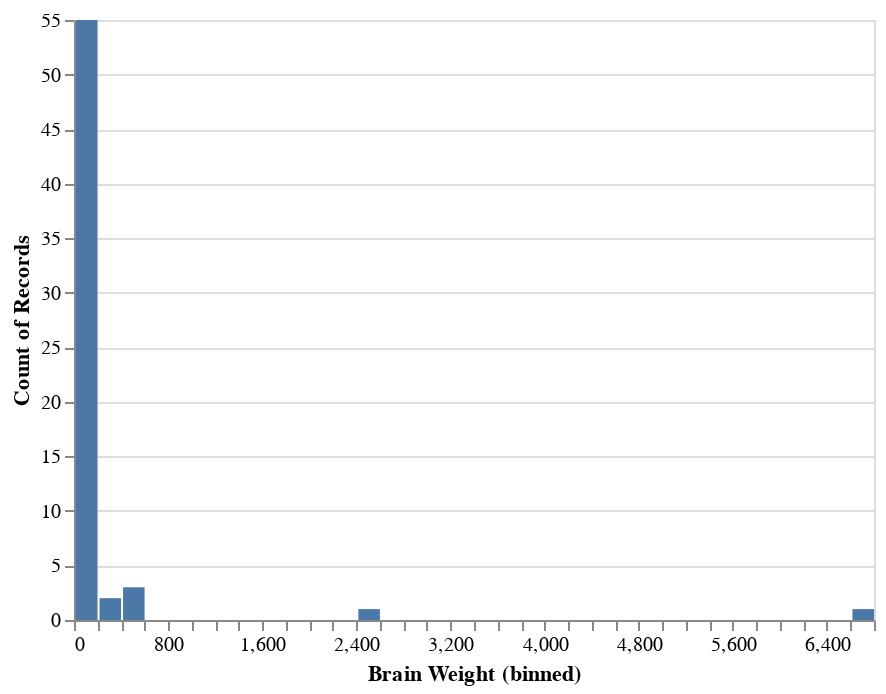

Notebook code for this chart:
### Code cell
alt.Chart(brain).mark_bar().encode(
    x=alt.X('Brain Weight', bin=alt.Bin(maxbins=50)),
    y= 'count()'
)

### Figure 1 — Vega-Lite specification as saved in the notebook (floating-point values rounded to 4 significant figures)
{"config": {"view": {"continuousWidth": 400, "continuousHeight": 300}}, "data": {"name": "data-c3f1d169386444fd3f2894e6f80b96b0"}, "mark": "bar", "encoding": {"x": {"type": "quantitative", "bin": {"maxbins": 50}, "field": "Brain Weight"}, "y": {"type": "quantitative", "aggregate": "count"}}, "$schema": "https://vega.github.io/schema/vega-lite/v4.8.1.json", "datasets": {"data-c3f1d169386444fd3f2894e6f80b96b0": [{"Index": 1, "Brain Weight": 3.385, "Body Weight": 44.5}, {"Index": 2, "Brain Weight": 0.48, "Body Weight": 15.5}, {"Index": 3, "Brain Weight": 1.35, "Body Weight": 8.1}, {"Index": 4, "Brain Weight": 465.0, "Body Weight": 423.0}, {"Index": 5, "Brain Weight": 36.33, "Body Weight": 119.5}, {"Index": 6, "Brain Weight": 27.66, "Body Weight": 115.0}, {"Index": 7, "Brain Weight": 14.83, "Body Weight": 98.2}, {"Index": 8, "Brain Weight": 1.04, "Body Weight": 5.5}, {"Index": 9, "Brain Weight": 4.19, "Body Weight": 58.0}, {"Index": 10, "Brain Weight": 0.425, "Body Weight": 6.4}, {"Index": 11, "Brain Weight": 0.101, "Body Weight": 4.0}, {"Index": 12, "Brain Weight": 0.92, "Body Weight": 5.7}, {"Index": 13, "Brain Weight": 1.0, "Body Weight": 6.6}, {"Index": 14, "Brain Weight": 0.005, "Body Weight": 0.14}, {"Index": 15, "Brain Weight": 0.06, "Body Weight": 1.0}, {"Index": 16, "Brain Weight": 3.5, "Body Weight": 10.8}, {"Index": 17, "Brain Weight": 2.0, "Body Weight": 12.3}, {"Index": 18, "Brain Weight": 1.7, "Body Weight": 6.3}, {"Index": 19, "Brain Weight": 2547.0, "Body Weight": 4603.0}, {"Index": 20, "Brain Weight": 0.023, "Body Weight": 0.3}, {"Index": 21, "Brain Weight": 187.1, "Body Weight": 419.0}, {"Index": 22, "Brain Weight": 521.0, "Body Weight": 655.0}, {"Index": 23, "Brain Weight": 0.785, "Body Weight": 3.5}, {"Index": 24, "Brain Weight": 10.0, "Body Weight": 115.0}, {"Index": 25, "Brain Weight": 3.3, "Body Weight": 25.6}, {"Index": 26, "Brain Weight": 0.2, "Body Weight": 5.0}, {"Index": 27, "Brain Weight": 1.41, "Body Weight": 17.5}, {"Index": 28, "Brain Weight": 529.0, "Body Weight": 680.0}, {"Index": 29, "Brain Weight": 207.0, "Body Weight": 406.0}, {"Index": 30, "Brain Weight": 85.0, "Body Weight": 325.0}, {"Index": 31, "Brain Weight": 0.75, "Body Weight": 12.3}, {"Index": 32, "Brain Weight": 62.0, "Body Weight": 1320.0}, {"Index": 33, "Brain Weight": 6654.0, "Body Weight": 5712.0}, {"Index": 34, "Brain Weight": 3.5, "Body Weight": 3.9}, {"Index": 35, "Brain Weight": 6.8, "Body Weight": 179.0}, {"Index": 36, "Brain Weight": 35.0, "Body Weight": 56.0}, {"Index": 37, "Brain Weight": 4.05, "Body Weight": 17.0}, {"Index": 38, "Brain Weight": 0.12, "Body Weight": 1.0}, {"Index": 39, "Brain Weight": 0.023, "Body Weight": 0.4}, {"Index": 40, "Brain Weight": 0.01, "Body Weight": 0.25}, {"Index": 41, "Brain Weight": 1.4, "Body Weight": 12.5}, {"Index": 42, "Brain Weight": 250.0, "Body Weight": 490.0}, {"Index": 43, "Brain Weight": 2.5, "Body Weight": 12.1}, {"Index": 44, "Brain Weight": 55.5, "Body Weight": 175.0}, {"Index": 45, "Brain Weight": 100.0, "Body Weight": 157.0}, {"Index": 46, "Brain Weight": 52.16, "Body Weight": 440.0}, {"Index": 47, "Brain Weight": 10.55, "Body Weight": 179.5}, {"Index": 48, "Brain Weight": 0.55, "Body Weight": 2.4}, {"Index": 49, "Brain Weight": 60.0, "Body Weight": 81.0}, {"Index": 50, "Brain Weight": 3.6, "Body Weight": 21.0}, {"Index": 51, "Brain Weight": 4.288, "Body Weight": 39.2}, {"Index": 52, "Brain Weight": 0.28, "Body Weight": 1.9}, {"Index": 53, "Brain Weight": 0.075, "Body Weight": 1.2}, {"Index": 54, "Brain Weight": 0.122, "Body Weight": 3.0}, {"Index": 55, "Brain Weight": 0.048, "Body Weight": 0.33}, {"Index": 56, "Brain Weight": 192.0, "Body Weight": 180.0}, {"Index": 57, "Brain Weight": 3.0, "Body Weight": 25.0}, {"Index": 58, "Brain Weight": 160.0, "Body Weight": 169.0}, {"Index": 59, "Brain Weight": 0.9, "Body Weight": 2.6}, {"Index": 60, "Brain Weight": 1.62, "Body Weight": 11.4}, {"Index": 61, "Brain Weight": 0.104, "Body Weight": 2.5}, {"Index": 62, "Brain Weight": 4.235, "Body Weight": 50.4}]}}
